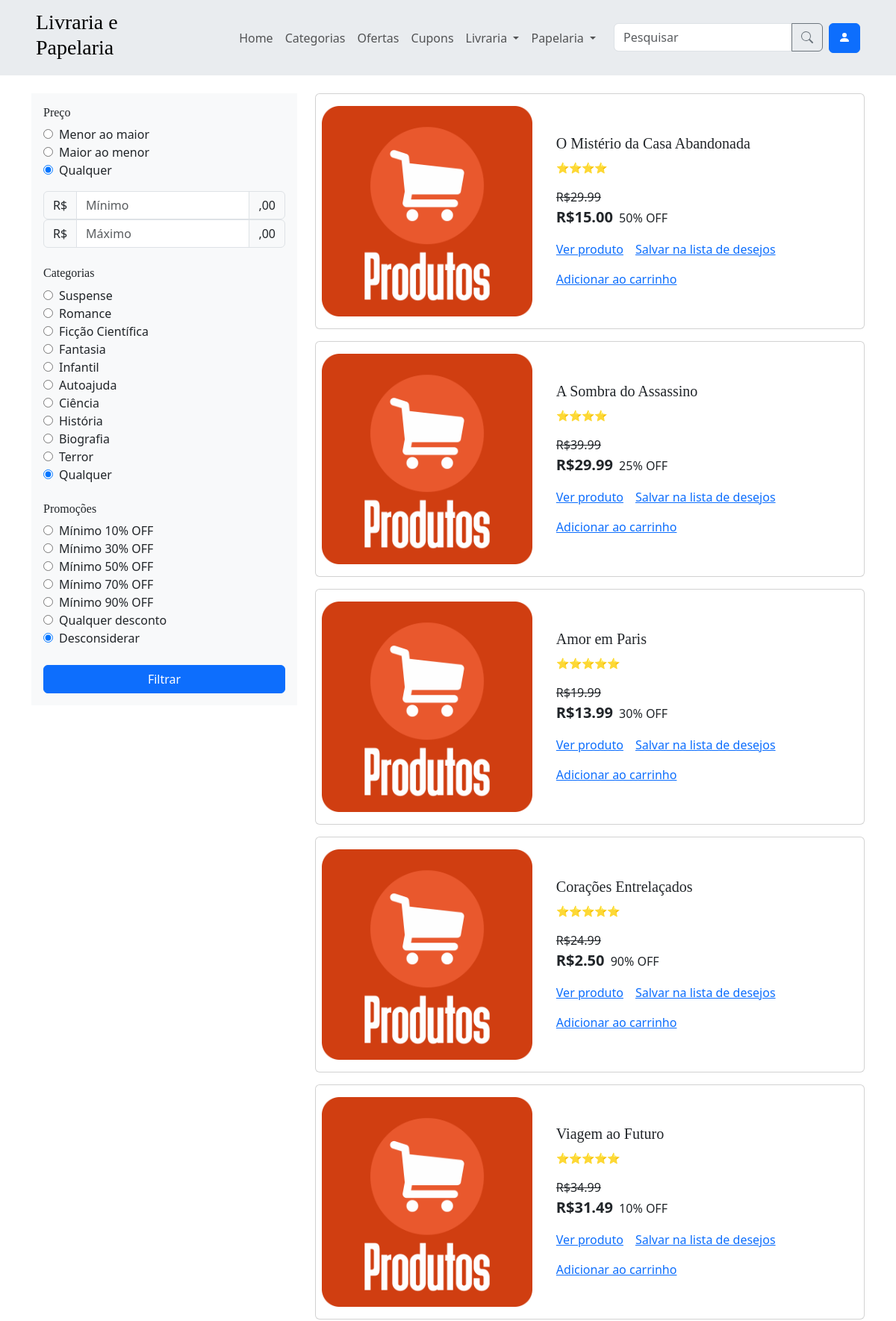
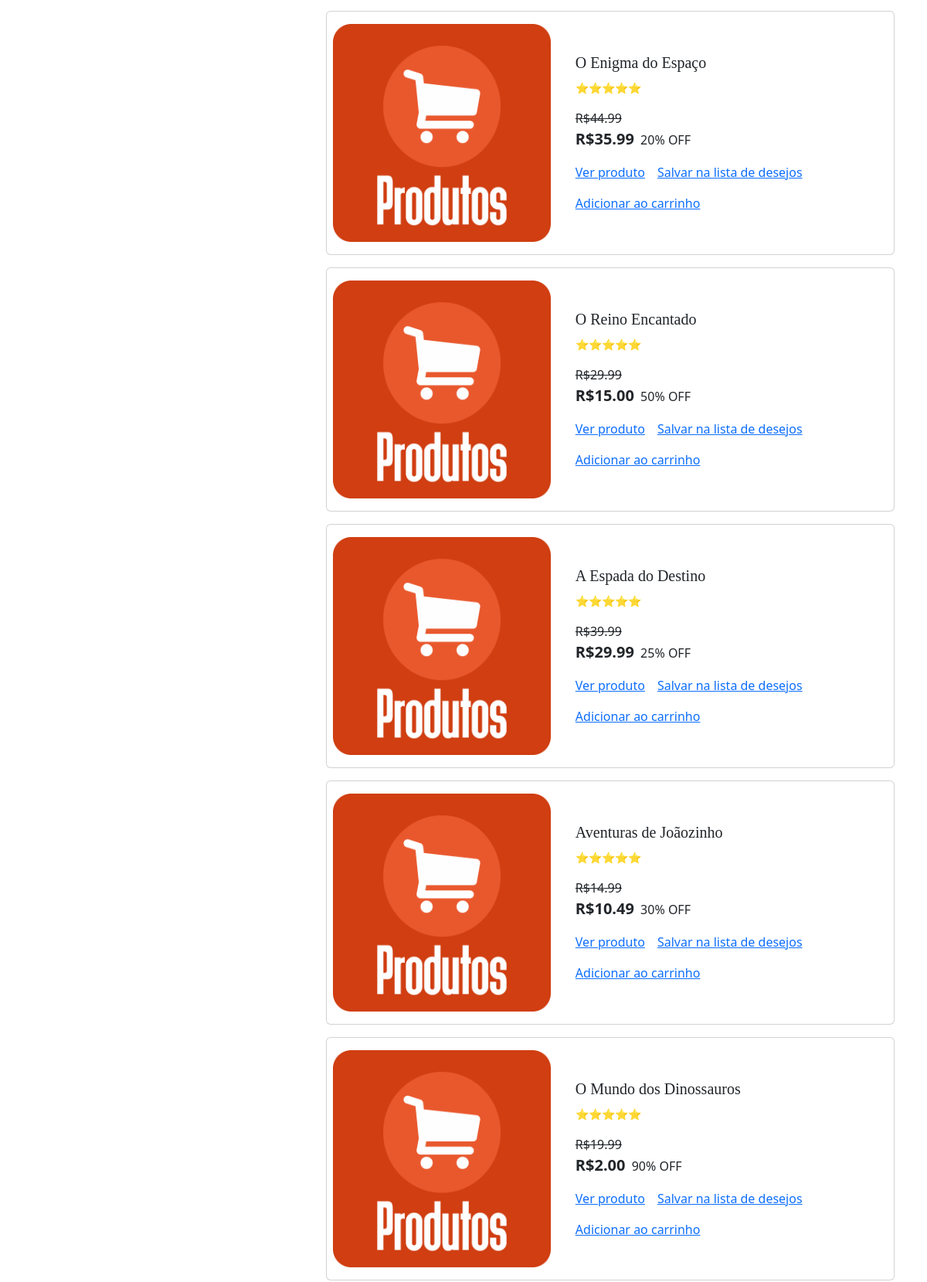
Screenshot of /pesquisa/ (upper part) with the database file from the repository (2 pictures, top to bottom).
### app/models.py (models this page shows, shortened)
class Categoria(models.Model):
    class TipoChoices(models.TextChoices):
        LIVRARIA = 'LIVRARIA', 'Livraria'
        PAPELARIA = 'PAPELARIA', 'Papelaria'
    nome = models.CharField(max_length=50)
    produtos = models.ManyToManyField(Produto)
    tipo = models.CharField(
        max_length=15,
        choices=TipoChoices.choices,
        null=True,
    )
    class Meta:
        verbose_name = verbose_name_plural = 'Categoria'

class Produto(models.Model):
    nome = models.CharField(max_length=50)
    preco = models.DecimalField(max_digits=10, decimal_places=2)
    descricao = models.TextField(null=True, blank=True)
    is_ativo = models.BooleanField(default=True)
    class Meta:
        verbose_name = verbose_name_plural = 'Produto'

### app/views.py (the view, shortened to what this page needs)
# urls.py: path('pesquisa/', views.pesquisa, name='pesquisa'),
@user_passes_test(usuario_comum)
def pesquisa(request):
    filtros = request.GET.copy()
    def existe(chave):
        return chave in filtros.keys() and filtros[chave] != ''
    if not existe('OrdemPreco'):
        filtros['OrdemPreco'] = 'Qualquer'
    if not existe('Categoria'):
        filtros['Categoria'] = 'Qualquer'
    if not existe('Promocao'):
        filtros['Promocao'] = 'Desconsiderar'
    if not existe('Busca'):
        filtros['Busca'] = ''
    produtos = Produto.objects.all()
    produtos = produtos.filter(nome__icontains=filtros['Busca'])
    if filtros['Categoria'] != 'Qualquer':
        produtos = produtos.filter(categoria=filtros['Categoria'])
        filtros['Categoria'] = int(filtros['Categoria'])
    produtos = produtos_processor(request, produtos)['produtos']
    if existe('Minimo'):
        produtos = [produto for produto in produtos if produto.preco >= float(filtros['Minimo'])]
    if existe('Maximo'):
        produtos = [produto for produto in produtos if produto.preco <= float(filtros['Maximo'])]
    if filtros['OrdemPreco'] != 'Qualquer':
        if filtros['OrdemPreco'] == 'Asc':
            reverse = False
        elif filtros['OrdemPreco'] == 'Desc':
            reverse = True
        produtos = sorted(produtos, key=lambda produto: produto.preco, reverse=reverse)
    return render(request, 'pesquisa.html', {'produtos': produtos, 'filtros': filtros})

### app/context_processors.py (called while the page is built)
def categorias_processor(request):
    categorias = Categoria.objects.all()
    categorias_livraria = categorias.filter(tipo='Livraria')
    categorias_papelaria = categorias.filter(tipo='Papelaria')
    categorias = categorias[:10]
    return {
        'categorias': categorias,
        'categorias_livraria': categorias_livraria,
        'categorias_papelaria': categorias_papelaria
    }

### app/views.py (called while the page is built)
def usuario_comum(user):
    return not user.is_staff

### app/templates/pesquisa.html (shortened to what this page needs)
{% extends 'components/base.html' %}
{% block content %}
<div class="row">
  <div class="col-md-4">
    <aside id="offcanvasResponsive" class="offcanvas-md offcanvas-start d-flex flex-column flex-shrink-0 p-3 bg-body-tertiary" style="">
        <div class="offcanvas-body">
          <form action="{% url 'pesquisa' %}" class="d-flex flex-column gap-4">
            <div>
              <h6>Preço</h6>
              <div><input {% if filtros.OrdemPreco == 'Asc' %} checked {% endif %} name="OrdemPreco" value="Asc" type="radio"><span class="ms-2">Menor ao maior</span></div>
              <div><input {% if filtros.OrdemPreco == 'Desc' %} checked {% endif %} name="OrdemPreco" value="Desc" type="radio"><span class="ms-2">Maior ao menor</span></div>
              <div><input {% if filtros.OrdemPreco == 'Qualquer' %} checked {% endif %} name="OrdemPreco" value="Qualquer" type="radio"><span class="ms-2">Qualquer</span></div>
              <div class="input-group mt-3">
                <span class="input-group-text">R$</span>
                <input {% if filtros.Minimo %} value="{{ filtros.Minimo }}" {% endif %} type="number" placeholder="Mínimo" name="Minimo" class="form-control">
                <span class="input-group-text">,00</span>
              </div>
              <div class="input-group">
                <span class="input-group-text">R$</span>
                <input {% if filtros.Maximo %} value="{{ filtros.Maximo }}" {% endif %} type="number" placeholder="Máximo" name="Maximo" class="form-control">
                <span class="input-group-text">,00</span>
              </div>
            </div>
            <div>
            <h6>Categorias</h6>
              {% for categoria in categorias %}
                <div><input {% if categoria.id == filtros.Categoria %} checked {% endif %} name="Categoria" value="{{ categoria.id }}" type="radio"><span class="ms-2">{{ categoria.nome }}</span></div>
              {% endfor %}
              <div><input {% if filtros.Categoria == 'Qualquer' %} checked {% endif %} name="Categoria" value="Qualquer" type="radio"><span class="ms-2">Qualquer</span></div>
            </div>
            <div>
              <h6>Promoções</h6>
              <div><input {% if filtros.Promocao == '0.10' %} checked {% endif %} name="Promocao" value="0.10" type="radio"><span class="ms-2">Mínimo 10% OFF</span></div>
              <div><input {% if filtros.Promocao == '0.30' %} checked {% endif %} name="Promocao" value="0.30" type="radio"><span class="ms-2">Mínimo 30% OFF</span></div>
              <div><input {% if filtros.Promocao == '0.50' %} checked {% endif %} name="Promocao" value="0.50" type="radio"><span class="ms-2">Mínimo 50% OFF</span></div>
              <div><input {% if filtros.Promocao == '0.70' %} checked {% endif %} name="Promocao" value="0.70" type="radio"><span class="ms-2">Mínimo 70% OFF</span></div>
              <div><input {% if filtros.Promocao == '0.90' %} checked {% endif %} name="Promocao" value="0.90" type="radio"><span class="ms-2">Mínimo 90% OFF</span></div>
              <div><input {% if filtros.Promocao == 'Qualquer desconto' %} checked {% endif %} name="Promocao" value="Qualquer desconto" type="radio"><span class="ms-2">Qualquer desconto</span></div>
              <div><input {% if filtros.Promocao == 'Desconsiderar' %} checked {% endif %} name="Promocao" value="Desconsiderar" type="radio"><span class="ms-2">Desconsiderar</span></div>
            </div>
            <div><input class="w-100 btn btn-primary" type="submit" value="Filtrar"></div>
          </form>
      </div>
    </aside>
  </div>
  <div class="col col-md-8">
    {% for produto in produtos %}
      <div class="card mb-3 w-100 text-decoration-none">
        <div class="row g-0 align-items-center">
          <div class="col-md-5 p-3 ps-md-2">
          {% load static %}
            <img src="{% static 'img/produto_placeholder.png' %}" class="img-fluid" alt="...">
          </div>
          <div class="col-md-7">
            <div class="card-body">
              <h5 class="card-title mb-2">{{ produto.nome }}</h5>
              <p class="card-text"><small>{{ produto.nota }}</small></p>
              {% if produto.tem_promocao %}
                <p class="card-text mt-3 mb-0 text-decoration-line-through">R${{ produto.preco_sem_desconto|floatformat:2 }}</p>
                <p class="card-text">
                  <span class="fw-bold lead me-1">R${{ produto.preco|floatformat:2 }}</span>
                  {{ produto.desconto|floatformat:0 }}% OFF
                </p>
              {% else %}
                <p class="card-text">
                  <span class="fw-bold lead me-1">R${{ produto.preco|floatformat:2 }}</span>
                </p>
              {% endif %}
              <div class="d-flex gap-3 flex-wrap mt-3">
                <a href="{% url 'produto' id_produto=produto.id %}">Ver produto</a>
                <a href="{% url 'lista_de_desejos_adicionar' id_produto=produto.id %}">Salvar na lista de desejos</a>
                <a href="{% url 'carrinho_adicionar' id_produto=produto.id %}">Adicionar ao carrinho</a>
              </div>
            </div>
          </div>
        </div>
      </div>
    {% empty %}
      <p>Nenhum produto corresponde à sua pesquisa.</p>
      <p>Verifique os filtros e o termo de busca.</p>
    {% endfor %}
  </div>
</div>
{% endblock %}

### app/templates/components/base.html (style rules this page uses)
h1, h2, h3, h4, h5, h6 { font-family: "Playfair Display", Georgia, "Times New Roman", serif; }

### rows the page displays
Categoria: nome "Suspense"
Categoria: nome "Romance"
Categoria: nome "Ficção Científica"
Categoria: nome "Fantasia"
Categoria: nome "Infantil"
Categoria: nome "Autoajuda"
Categoria: nome "Ciência"
Categoria: nome "História"
Categoria: nome "Biografia"
Categoria: nome "Terror"
Produto: nome "O Mistério da Casa Abandonada", nota "⭐⭐⭐⭐", preco_sem_desconto "29.99", preco "15.00", desconto "50"
Produto: nome "A Sombra do Assassino", nota "⭐⭐⭐⭐", preco_sem_desconto "39.99", preco "29.99", desconto "25"
Produto: nome "Amor em Paris", nota "⭐⭐⭐⭐⭐", preco_sem_desconto "19.99", preco "13.99", desconto "30"
Produto: nome "Corações Entrelaçados", nota "⭐⭐⭐⭐⭐", preco_sem_desconto "24.99", preco "2.50", desconto "90"
Produto: nome "Viagem ao Futuro", nota "⭐⭐⭐⭐⭐", preco_sem_desconto "34.99", preco "31.49", desconto "10"
Produto: nome "O Enigma do Espaço", nota "⭐⭐⭐⭐⭐", preco_sem_desconto "44.99", preco "35.99", desconto "20"
Produto: nome "O Reino Encantado", nota "⭐⭐⭐⭐⭐", preco_sem_desconto "29.99", preco "15.00", desconto "50"
Produto: nome "A Espada do Destino", nota "⭐⭐⭐⭐⭐", preco_sem_desconto "39.99", preco "29.99", desconto "25"
Produto: nome "Aventuras de Joãozinho", nota "⭐⭐⭐⭐⭐", preco_sem_desconto "14.99", preco "10.49", desconto "30"
Produto: nome "O Mundo dos Dinossauros", nota "⭐⭐⭐⭐⭐", preco_sem_desconto "19.99", preco "2.00", desconto "90"
